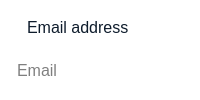
          <widget class="QFrame" name="verticalFrame_3">
           <property name="sizePolicy">
            <sizepolicy hsizetype="Preferred" vsizetype="Fixed">
             <horstretch>0</horstretch>
             <verstretch>0</verstretch>
            </sizepolicy>
           </property>
           <property name="styleSheet">
            <string notr="true">padding:0;
background-color: rgb(255, 255, 255);
border-radius:10px;</string>
           </property>
           <layout class="QVBoxLayout" name="verticalLayout_10">
            <property name="spacing">
             <number>0</number>
            </property>
            <property name="leftMargin">
             <number>5</number>
            </property>
            <property name="topMargin">
             <number>5</number>
            </property>
            <property name="rightMargin">
             <number>5</number>
            </property>
            <property name="bottomMargin">
             <number>5</number>
            </property>
            <item>
             <widget class="QFrame" name="frame">
              <property name="sizePolicy">
               <sizepolicy hsizetype="Preferred" vsizetype="Fixed">
                <horstretch>0</horstretch>
                <verstretch>0</verstretch>
               </sizepolicy>
              </property>
              <layout class="QHBoxLayout" name="horizontalLayout_7">
               <item>
                <widget class="QLabel" name="label_6">
                 <property name="sizePolicy">
                  <sizepolicy hsizetype="Fixed" vsizetype="Fixed">
                   <horstretch>0</horstretch>
                   <verstretch>0</verstretch>
                  </sizepolicy>
                 </property>
                 <property name="text">
                  <string/>
                 </property>
                 <property name="pixmap">
                  <pixmap resource="resources.qrc">:/resources/icons/email.svg</pixmap>
                 </property>
                 <property name="scaledContents">
                  <bool>true</bool>
                 </property>
                </widget>
               </item>
               <item>
                <widget class="QLabel" name="label_4">
                 <property name="sizePolicy">
                  <sizepolicy hsizetype="Preferred" vsizetype="Fixed">
                   <horstretch>0</horstretch>
                   <verstretch>0</verstretch>
                  </sizepolicy>
                 </property>
                 <property name="font">
                  <font>
                   <pointsize>12</pointsize>
                  </font>
                 </property>
                 <property name="styleSheet">
                  <string notr="true">color: rgb(14, 28, 44);</string>
                 </property>
                 <property name="text">
                  <string>Email address</string>
                 </property>
                </widget>
               </item>
              </layout>
             </widget>
            </item>
            <item>
             <widget class="QLineEdit" name="email_lineEdit">
              <property name="sizePolicy">
               <sizepolicy hsizetype="Preferred" vsizetype="Fixed">
                <horstretch>0</horstretch>
                <verstretch>0</verstretch>
               </sizepolicy>
              </property>
              <property name="font">
               <font>
                <pointsize>12</pointsize>
               </font>
              </property>
              <property name="styleSheet">
               <string notr="true">padding:10px;
border:none;</string>
              </property>
              <property name="placeholderText">
               <string>Email</string>
              </property>
             </widget>
            </item>
           </layout>
          </widget>
